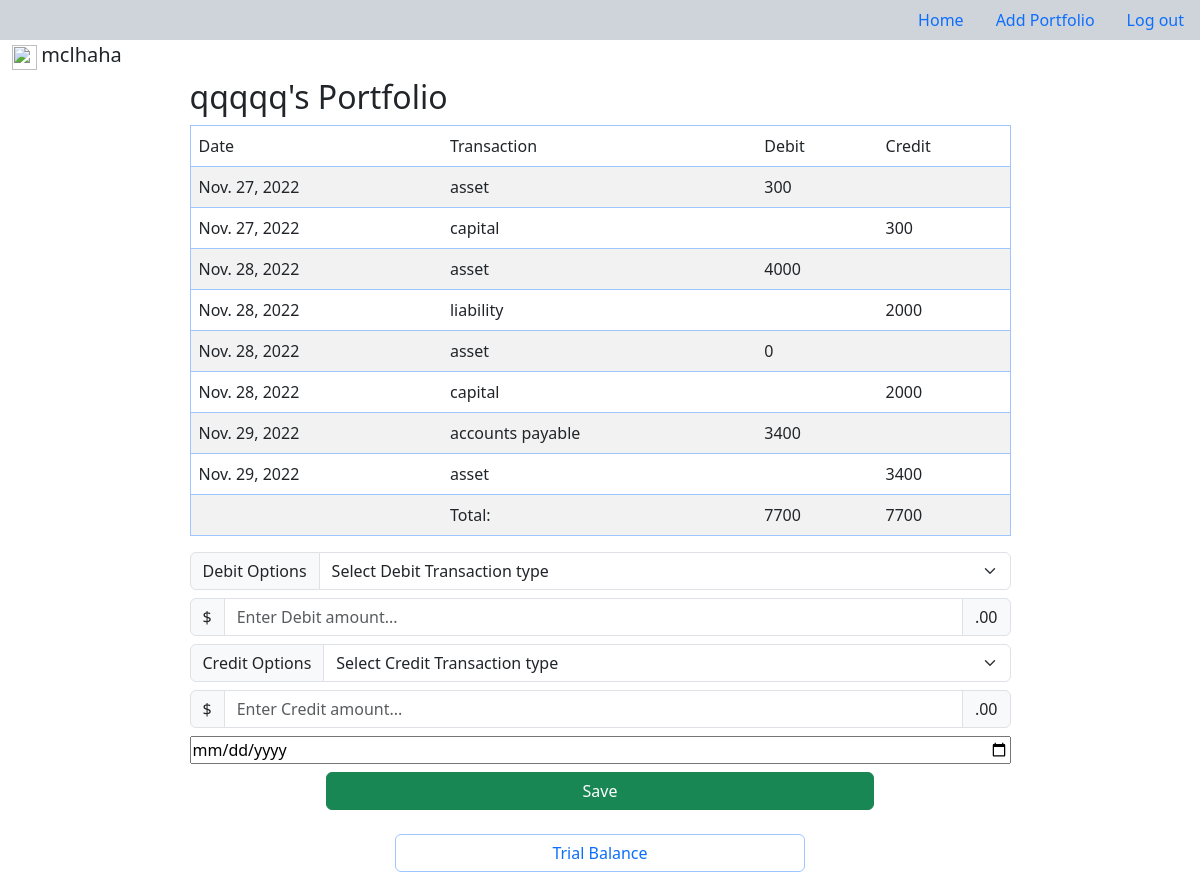
Page /pfl-journal/pk=7 (signed in) on the committed database.
### app/models.py (models this page shows, shortened)
class Portfolio(models.Model):
	user = models.ForeignKey(User, on_delete=models.CASCADE, null=True)
	name = models.CharField(max_length=30)

class Transaction(models.Model):
	journal_list = models.ForeignKey(Portfolio,on_delete=models.CASCADE)
	trans_name = models.CharField(max_length=30)
	trans_type = models.CharField(max_length=3)
	amount = models.IntegerField()
	date = models.DateField()

### app/views.py (the view, shortened to what this page needs)
# urls.py: path('pfl-journal/pk=<int:pk>', Journal.as_view(), name='pfl-detail'),
class Journal(LoginRequiredMixin,DetailView):
	model = Portfolio
	template_name = 'app/journal.html'
	context_object_name = 'pfl'
	def get(self,*args,**kwargs):
		return super(Journal, self).get(*args,**kwargs)
	def dispatch(self,request,pk,*args,**kwargs):
		dbt_trans, dbt_amt = request.POST.get('dbt'), request.POST.get('dbt-amt')
		cdt_trans, cdt_amt = request.POST.get('cdt'), request.POST.get('cdt-amt')
		trans_date = request.POST.get('trans-date')
		pfl = self.model.objects.get(id=pk)
		return super(Journal, self).dispatch(request,*args,**kwargs)

### app/templatetags/app_extras.py (called while the page is built)
@register.simple_tag(takes_context=True)
def journal_table(context, pfl):
    request = context.get('request')
    trans_table = []
    debit_total, credit_total = 0, 0
    for trans in pfl.transaction_set.all():
        if trans.trans_type == 'dbt':
            trans_table.append((trans.date, trans.trans_name, trans.amount, ''))
            debit_total += trans.amount
        else:
            trans_table.append((trans.date, trans.trans_name, '', trans.amount))
            credit_total += trans.amount
    context = {'tbl': trans_table, 'dt': debit_total, 'ct': credit_total}
    return context

### app/templates/app/journal.html (shortened to what this page needs)
{% extends 'app/base.html' %}
{% load app_extras %}
{% block content %}
<div class="w-75 mx-auto p-2">
	<h2>{{pfl.name}}'s Portfolio</h2>
	{% journal_table pfl as jt %}
	<div>
		<table class="mx-auto table table-striped border border-primary-subtle">
			<thead>
				<tr class="bg-info">
					<td>Date</td>
					<td>Transaction</td>
					<td>Debit</td>
					<td>Credit</td>
				</tr>
			</thead>
			<tbody>
				{% for transaction in jt.tbl %}
					<tr class="bg-secondary-subtle">
						{% for items in transaction %}
							<td>{{items}}</td>
						{% endfor %}
					</tr>
				{% endfor %}
				<tr class="bg-info-subtle">
					<td></td>
					<td>Total:</td>
					<td>{{jt.dt}}</td>
					<td>{{jt.ct}}</td>
				</tr>
			</tbody>
		</table>
	</div>
	<form method="post" action="">
		<div class="vstack gap-2">
			<div class="input-group">
				<label class="input-group-text" for="inputGroupSelect01">Debit Options</label>
				<select name="dbt" class="form-select" id="inputGroupSelect01">
					<option disabled="" selected="" value="">Select Debit Transaction type</option>
				</select>
			</div>
			<div class="input-group mb">
				<span class="input-group-text">$</span>
	        		<input type="number" class="form-control" name="dbt-amt" placeholder="Enter Debit amount...">
				<span class="input-group-text">.00</span>
			</div>
			<div class="input-group">
				<label class="input-group-text" for="inputGroupSelect02">Credit Options</label>
				<select name="cdt" class="form-select" id="inputGroupSelect02">
					<option disabled="" selected="" value="">Select Credit Transaction type</option>
				</select>
			</div>
			<div class="input-group">
				<span class="input-group-text">$</span>
	        		<input type="number" class="form-control" name="cdt-amt" placeholder="Enter Credit amount...">
				<span class="input-group-text">.00</span>
			</div>
			<div class="input-group d-grid col-6">
	        	<input type="date" name="trans-date">
	        </div>
	        <div class="d-grid col-8 mx-auto">
				<input class="btn btn-success" type="submit" name="save" value="Save">
			</div>
		</div>
	</form>
    <div class="d-grid col-6 mx-auto mt-4">
		<button class="btn text-primary border-primary-subtle" onclick="window.location.href='/pfl-tb/pk={{pfl.id}}'">Trial Balance</button>
	</div>
</div>
{% endblock %}

### app/templates/app/base.html (shortened to what this page needs)
<!DOCTYPE html>
<html>
<head>
    <link href="https://cdn.jsdelivr.net/npm/bootstrap@5.3.0-alpha1/dist/css/bootstrap.min.css" rel="stylesheet">
</head>
<body class="mb-3">
    <nav>
        <ul class="nav justify-content-end bg-dark-subtle">
            <li class="nav-item">
                <a class="nav-link active" href="{% url 'pfl-list' %}">Home</a>
            </li>
            <li class="nav-item">
                <a class="nav-link" href="{% url 'pfl-create' %}">Add Portfolio</a>
            </li>
            <li class="nav-item">
                <a class="nav-link" href="{% url 'logout' %}">Log out</a>
            </li>
        </ul>
    </nav>
    <div class="container-fluid">
        <img src="https://cdn-icons-png.flaticon.com/512/552/552721.png" style="height: 25px;width: 25px;">
        <span class="fs-5">{{request.user}}</span>
    </div>
    <div class="container">
        {% block content %}{% endblock %}
    </div>
</body>

### rows in the picture
Portfolio: name "qqqqq"
Transaction: transaction "Nov. 27, 2022" "asset"
Transaction: transaction "Nov. 27, 2022" "capital"
Transaction: transaction "Nov. 28, 2022" "asset"
Transaction: transaction "Nov. 28, 2022" "liability"
Transaction: transaction "Nov. 28, 2022" "asset"
Transaction: transaction "Nov. 28, 2022" "capital"
Transaction: transaction "Nov. 29, 2022" "accounts payable"
Transaction: transaction "Nov. 29, 2022" "asset"

### other values in the picture
{{ request.user }} "mclhaha"
{{ items }} "300" "300" "4000" "2000" "0" "2000" "3400" "3400"
{{ jt.dt }} "7700"
{{ jt.ct }} "7700"
